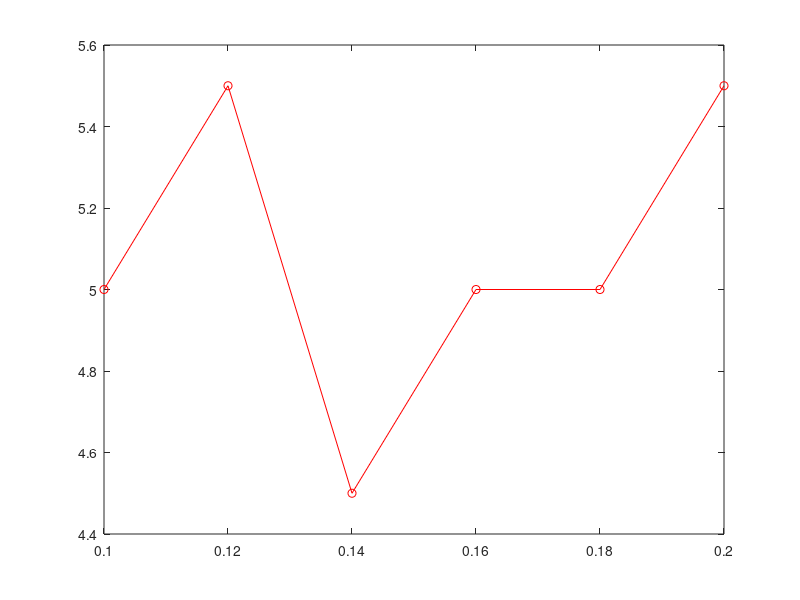

Reproduce this figure in MATLAB.
clear;
rng(sum(100*clock));

%参数设定
TestNum = 2;            % 最大测试数量
ErrRate = 0.1;          % 偏差率
dim = 2;                % 极坐标参数个数
Flag = 0;               % 是否收敛（调整成功）
Correctency = 0;        % 正确性
flight_num = 10;        % 无人机数
max_iter_num = 20;      % 最大可能迭代次数
iter_num = 1;           % 迭代次数
all_iter_num = 0;       % 总迭代次数
R = 1;                  % 周长
error = 10^-5;          % 误差

ErrRates = [0.1 0.12 0.14 0.16 0.18 0.2];       % 测试偏差率
iters = zeros(1,6);

%初始数据
polars = zeros(2,10);   
polars(1,1) = 0;
polars(2,1) = 0;
polars(1,2) = 1;
polars(2,2) = 0;

for rate = 1:6
    all_iter_num = 0;
    for i = 1:TestNum
        iter_num = 1;      
        Flag = 1;
        for j = 3:10
            polars(1,j) = 1 * (1+2*ErrRates(rate)*(rand-0.5));
            polars(2,j) = (j-2)*pi/4.5*(1+2*ErrRates(rate)*(rand-0.5));
        end
        disp(polars)
        % 迭代初始化init
        flight_iter = zeros(dim,flight_num,max_iter_num);
        flight_iter(:,:,iter_num) = polars;
        
        
        % 1-4-7调整
        r0 = flight_iter(1,8,iter_num);
        t0 = 2*pi - flight_iter(2,8,iter_num);
        
        for t = 1 : max_iter_num
            iter_num = iter_num + 1;
            flight_iter(:,:,iter_num) = flight_iter(:,:,iter_num - 1);
            fun = @(t) r0*sin(t + t0 - 7*pi/6) - sin(5*pi/6 - t);
            t0 = fsolve(fun, 2*pi/3);  
            r0 = 2 * sin(5*pi/6-t0);   
        
            %调整4号无人机
            if mod(iter_num,2) == 0    
                flight_iter(2,5,iter_num) = t0;
                flight_iter(1,5,iter_num) = r0;
            %调整7号无人机
            else 
                flight_iter(2,8,iter_num) = 2*pi - t0;
                flight_iter(1,8,iter_num) = r0;
                
            end
            %若1号无人机,4号无人机与7号无人机在误差范围内呈等边三角,则认为调整完毕
            if abs(flight_iter(2,5,iter_num) - 2*pi/3) < error && abs(flight_iter(1,5,iter_num) - 1) < error ...
            && abs(flight_iter(2,8,iter_num) - 4*pi/3) < error && abs(flight_iter(1,8,iter_num) - 1) < error
                Flag = 1;
                break
            end
        end
        disp(iter_num);
        if Flag
            all_iter_num = all_iter_num + iter_num - 1;
            Correctency = Correctency + 1;
        end
    end
    % 输出
    avg_iter = all_iter_num/TestNum;
    iters(rate) = avg_iter;
    result = sprintf("平均调整次数：%d",avg_iter);
    disp(result)
end

plot(ErrRates,iters,'r-o');




